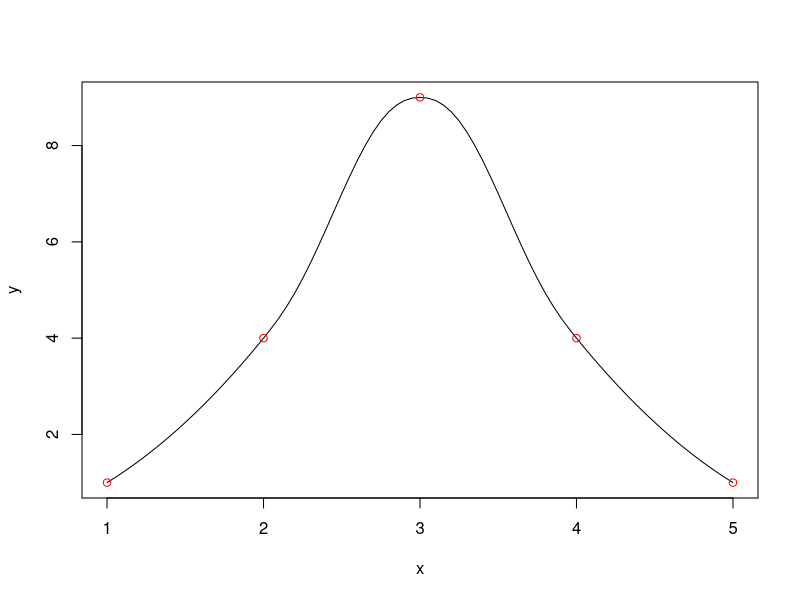

This figure's R source:
######### SECTION Functions
## ANCHOR Polynomial
polynomialSum <- function(...) {
  x = list(...)
  n = length(x)
  for (p in x) {
     n = max(n, length(p))
  }
  sum = rep(0, n)
  for (p in x) {
     sum <- sum + c(p, rep(0, n-length(p)))
  }
  return(sum)
}

polynomialProduct <- function(...) {
  l = list(...)
  if (length(l)==2) {
    x = l[[1]]
    y = l[[2]]
    product <- rep(0, length(x) + length(y) - 1)
    # length(product) <- length(x) + length(y)
    for (i in 1:length(x)) {
      for (j in 1:length(y)) {
          product[i+j-1] <- product[i+j-1] + x[i] * y[j]
      }
    }
    return(product)
  } 
  else if (length(l)==1) {
    return(l[[1]])
  }
  else {
    return(polynomialProduct(polynomialProduct(l[[1]],l[[2]]),l[[3:length(l)]]))
  }
}

polynomialEquation <- function (coefficients,x="x") {
  eq <- ""
  for (i in 1:length(coefficients)) {
    if(coefficients[i] != 0) {
      if (i==1) {
        eq <- paste(eq, coefficients[1], sep = "")
      }
      else if (i==2) {
        eq <- paste(eq,ifelse(eq!="","+",""),coefficients[i],"*",x, sep = "")
      } else {
        eq <- paste(eq,ifelse(eq!="","+",""),coefficients[i],"*",x,"^",i-1, sep = "")
      }
    }
  }
  return(ifelse(eq=="","0",eq))
}

## ANCHOR Quadratic
quadraticInterpolate <- function(z,x,y) {
  return(
  y[1] + (y[2]-y[1])/(x[2]-x[1])*(z-x[1])+ ((y[2]-y[1])/(x[2]-x[1])-(y[3]-y[2])/(x[3]-x[2]))/(x[1]-x[3])*(z-x[1])*(z-x[2])
  )
}

quadraticCoefficients <- function(x,y) {
  return(
    polynomialSum(c(y[1]), (y[2]-y[1])/(x[2]-x[1])*c(-x[1],1), ((y[2]-y[1])/(x[2]-x[1])-(y[3]-y[2])/(x[3]-x[2]))/(x[1]-x[3])*polynomialProduct(c(-x[1],1),c(-x[2],1)))
  )
}

quadraticEquation <- function(x,y) {
  return(
    paste(as.character(y[1]),"+",(y[2]-y[1])/(x[2]-x[1]),"(x-",x[1],")","+",((y[2]-y[1])/(x[2]-x[1])-(y[3]-y[2])/(x[3]-x[2]))/(x[1]-x[3]),"(x-",x[1],")","(x-",x[2],")", sep="")
  )
}

## ANCHOR Patching
patch <- function(x,y,p) {
  return(
    (1 - 3*p^2 + 2*p^3) * (x - y) + y
  )
}

patchPolynomial <- function(x,y,p) {
  return(
    polynomialSum(polynomialProduct(polynomialSum(c(1),-3*polynomialProduct(p,p),2*polynomialProduct(p,p,p)),polynomialSum(x,-y)), y)
  )
}

patchEquation <- function(x,y,p) {
  return(
    paste("(1-3(",p,")^2+2(",p,")^3)*(",x,")+(3(",p,")^2-2(",p,")^3)*(",y,"))", sep = "")
  )
}

## ANCHOR Interpolate
interpolate <- function(z,x,y) {
  f <- rep(NA, length(z))
  j <- 0
  for (i in 1:length(x)) {
    k <- j + 1
    while(z[j+1] <= x[i]) {
      j <- j + 1
      if(j == length(z)) {
        break
      }
    }

    if(j >= k) {
      if (i == 1 & z[j] == x[1]) {
       f[j] <- x[1]
      }
      else if (i == 2) {
        f[k:j] <- quadraticInterpolate(z[k:j],x[1:3],y[1:3])
      }
      else if (i==length(x)) {
        f[k:j] <- quadraticInterpolate(z[k:j],x[(i-2):i],y[(i-2):i])
      }
      else {
        f[k:j] <- patch(
            quadraticInterpolate(z[k:j],x[(i-2):i],y[(i-2):i]), 
            quadraticInterpolate(z[k:j],x[(i-1):(i+1)],y[(i-1):(i+1)]), 
            (z[k:j]-x[i-1])/(x[i]-x[i-1])
          )
      }
    }

    if(j == length(z)) {
      break
    }
  }

  return(f)
}

piecewiseRange <- function(min, max, x="x") {
  return(paste("(",x,">",min," & ",x,"<",max,")", sep = ""))
}

interpolationEquation <- function(x,y) {
  eq <- paste(piecewiseRange(x[1],x[2]),"*(",quadraticEquation(x[1:3],y[1:3]),")", sep = "")
  for (i in 2:(length(x)-1)) {
    if (i==length(x)-1) {
      eq <- paste(eq," + ",piecewiseRange(x[i],x[i+1]),"*(",quadraticEquation(x[(i-1):(i+1)],y[(i-1):(i+1)]),")", sep = "")
    }
    else {
      eq <- paste(eq," + ",piecewiseRange(x[i],x[i+1]),"*(",patchEquation(quadraticEquation(x[(i-1):(i+1)],y[(i-1):(i+1)]),quadraticEquation(x[i:(i+2)],y[i:(i+2)]),paste("(x-",x[i],")/",x[i+1]-x[i], sep = "")),")", sep = "")
    }
  }
  return(eq)
}

interpolationEquationExpanded <- function(x,y) {
  eq <- paste(piecewiseRange(x[1],x[2]),"*(",polynomialEquation(quadraticCoefficients(x[1:3],y[1:3])),")", sep = "")
  for (i in 2:(length(x)-1)) {
    if (i==length(x)-1) {
      eq <- paste(eq," + ",piecewiseRange(x[i],x[i+1]),"*(",polynomialEquation(quadraticCoefficients(x[(i-1):(i+1)],y[(i-1):(i+1)])),")", sep = "")
    }
    else {
      eq <- paste(eq," + ",piecewiseRange(x[i],x[i+1]),"*(",polynomialEquation(patchPolynomial(quadraticCoefficients(x[(i-1):(i+1)],y[(i-1):(i+1)]),quadraticCoefficients(x[i:(i+2)],y[i:(i+2)]),c(-x[i],1)/(x[i+1]-x[i]))),")", sep = "")
    }
  }
  return(eq)
}

graphInterpolation <- function(x,y,xx=seq(min(x),max(x),0.05)) {
  plot(xx, interpolate(xx,x,y),type="l",xlab="x", ylab="y")
  points(x,y,col="red")
}
######### !SECTION

######### SECTION Main
x <- c(1,2,3,4,5)
y <- c(1,2^2,3^2,2^2,1)

print(interpolationEquation(x,y))
print(interpolationEquationExpanded(x,y))
graphInterpolation(x,y)